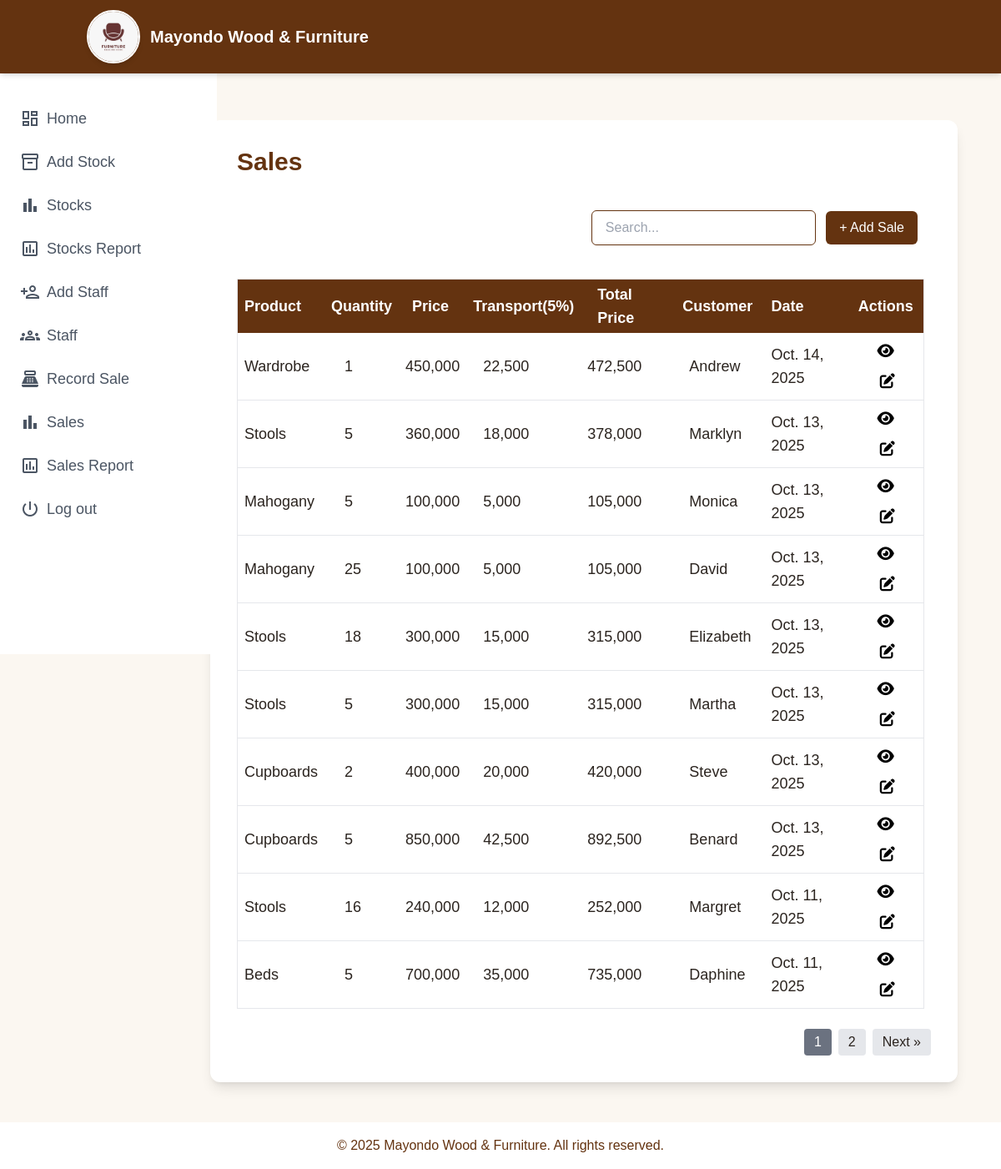
Screenshot of /sales/ (signed in) with the database file from the repository.
### mwfapp/models.py (models this page shows, shortened)
class Sale(models.Model):
    PAYMENT_CHOICES = [
        ('Cash', 'Cash'),
        ('Mobile Money', 'Mobile Money'),
        ('Cheque', 'Cheque'),
        ('Bank Transfer', 'Bank Transfer'),
    ]
    STATUS_CHOICES = [
        ('TOTAL', 'Total'),
        ('COMPLETED', 'Completed'),
        ('CANCELLED', 'Cancelled'),
    ]
    stock_item = models.ForeignKey(Stock, on_delete=models.CASCADE, related_name="sales")
    quantity_sold = models.PositiveIntegerField()
    sale_price = models.DecimalField(max_digits=10, decimal_places=0)
    customer_name = models.CharField(max_length=100)
    transport = models.DecimalField(max_digits=10, decimal_places=0, default=0)
    total_price = models.DecimalField(max_digits=10, decimal_places=0, default=0)
    date = models.DateField(default=date.today)
    payment_method = models.CharField(max_length=50, choices=PAYMENT_CHOICES, default='Cash', blank=True)
    sales_agent = models.ForeignKey(settings.AUTH_USER_MODEL, on_delete=models.CASCADE)
    status = models.CharField(max_length=20, choices=STATUS_CHOICES, default='PENDING')

class Stock(models.Model):
    name = models.CharField(max_length=100)
    type = models.CharField(max_length=50)
    quantity = models.IntegerField()
    category = models.CharField(max_length=50)
    color = models.CharField(max_length=50)
    cost_price = models.DecimalField(max_digits=10, decimal_places=0, default=0)
    selling_price = models.DecimalField(max_digits=10, decimal_places=0)
    supplier = models.CharField(max_length=100)
    date_added = models.DateField(default=timezone.now)

### mwfapp/views.py (the view)
# urls.py: path("sales/", views.salesPage, name="salesPage"),
@login_required(login_url="/login/")
def salesPage(request):
    all_sales = Sale.objects.all().order_by("-date")
    paginator = Paginator(all_sales, 10)
    page_number = request.GET.get("page")
    page_obj = paginator.get_page(page_number)
    return render(request, "sales.html", {"page_obj": page_obj})

### mwfapp/templates/sales.html (shortened to what this page needs)
{% extends "base.html" %}
{% load static %}
{% load humanize %}
{% block content %}
<div class="max-w-4xl mx-auto bg-white pl-0 rounded-xl shadow-lg p-8 mt-6">
  <h1 class="text-3xl font-bold text-[#643310] px-8 mb-6">Sales</h1>
  <div class="flex justify-end gap-3 p-4 pl-10 items-center mb-4">
    <input type="text" id="salesSearch" placeholder="Search..."
           class="border border-[#643310] rounded-md px-4 py-2 w-1/3 focus:outline-none focus:ring-2 focus:ring-[#643310] focus:border-[#643310]" />
    <a href="{% url 'recordSales' %}"
       class="bg-[#643310] text-white px-4 py-2 rounded-md hover:bg-[#4a260c] transition">
      + Add Sale
    </a>
  </div>
  <div class="overflow-x-auto ml-6 p-2 max-w-4xl">
    <table class="min-w-full px-2 p-1 border-collapse border border-gray-200">
      <thead class="bg-[#643310] text-lg font-bold text-white">
        <tr>
          <th class="px-2 py-1 text-left">Product</th>
          <th class="px-2 py-1 text-left">Quantity</th>
          <th class="px-4 py-1 text-left">Price</th>
          <th class="px-2 py-1 text-left">Transport(5%)</th>
          <th class="px-5 py-1 text-left">Total Price</th>
          <th class="px-2 py-1 text-left">Customer</th>
          <th class="px-2 py-1 text-left">Date</th>
          <th class="px-2 py-1 text-center">Actions</th>
        </tr>
      </thead>
      <tbody>
        {% for sale in page_obj %}
        <tr class="border-b text-lg hover:bg-[#f9ece5]">
          <td class="px-2 py-2">{{ sale.stock_item.name }}</td>
          <td class="px-6 py-2">{{ sale.quantity_sold }}</td>
          <td class="px-2 py-1">{{ sale.sale_price|intcomma }}</td>
          <td class="px-5 py-1">{{ sale.transport|intcomma }}</td>
          <td class="px-2 py-1">{{ sale.total_price|intcomma }}</td>
          <td class="px-4 py-1">{{ sale.customer_name }}</td>
          <td class="px-2 py-1">{{ sale.date }}</td>
          <td class="px-2 py-1 text-center space-x-1">
            <button onclick="window.location.href='{% url 'viewSales' sale.id %}'"
                    class="text-black px-2 py-1 rounded text-lg hover:bg-gray-300">
              <i class="fas fa-eye"></i>
            </button>
            <button onclick="window.location.href='{% url 'editSales' sale.id %}'"
                    class="text-black px-2 py-1 rounded text-lg hover:bg-gray-300">
              <i class="fas fa-edit"></i>
            </button>
          </td>
        </tr>
        {% empty %}
        <tr>
          <td colspan="8" class="text-center py-4">No sales records found.</td>
        </tr>
        {% endfor %}
      </tbody>
    </table>
  </div>
  <div class="flex justify-end mt-4 space-x-2">
    {% for num in page_obj.paginator.page_range %}
      {% if page_obj.number == num %}
        <span class="px-3 py-1 bg-gray-500 text-white rounded">{{ num }}</span>
      {% else %}
        <a href="?page={{ num }}" class="px-3 py-1 bg-gray-200 rounded hover:bg-gray-300">{{ num }}</a>
      {% endif %}
    {% endfor %}
    {% if page_obj.has_next %}
      <a href="?page={{ page_obj.next_page_number }}"
         class="px-3 py-1 bg-gray-200 rounded hover:bg-gray-300">Next &raquo;</a>
    {% endif %}
  </div>
</div>
{% endblock %}

### mwfapp/templates/base.html (shortened to what this page needs)
{% load static %}
<!DOCTYPE html>
<html lang="en">
<head>
    <link rel="stylesheet" href="https://cdnjs.cloudflare.com/ajax/libs/font-awesome/6.4.2/css/all.min.css" />
    <script src="https://cdn.tailwindcss.com"></script>
    <link rel="stylesheet" href="{% static 'css/dashboard.css' %}">
</head>
<body class="overflow-x-hidden" style="min-height: 100vh;">
    <nav class="bg-[#643310] shadow-md fixed top-0 left-0 w-full z-50">
  <div class="container mx-auto px-4 py-3 flex items-center justify-between">
    <div class="flex items-center">
      <img
        src="{% static 'images/31aba08d3d8042b4b39e196bc3523d95.jpg' %}"
        alt="Mayondo Logo"
        class="h-16 w-16 rounded-full border-2 border-white shadow-md object-cover mr-3"
      />
      <span class="font-bold text-xl text-white">
        Mayondo Wood & Furniture
      </span>
    </div>
  </div>
</nav>
    <div class="pt-24 flex" style="min-height: calc(100vh - 96px);">
        <aside class="w-[260px] mt-0 bg-[rgba(251,247,241,0.85)] fixed top-20 left-0 overflow-y-auto" style="height: calc(100vh - 96px);">
            <div class="bg-white text-lg space-y-2 pb-10 pt-10 shadow-lg p-4" style="min-height: 100%;">
                {% if user.role == "MANAGER" %}
                <a href="{% url 'dashboardPage' %}" class="flex items-center justify-between text-gray-600 hover:text-indigo-800 py-2 px-2 rounded transition-all duration-300 hover:translate-x-1 group">
                    <div class="flex items-center">
                        <span class="material-icons-outlined mr-2">dashboard</span> Home
                    </div>
                </a>
                <a href="{% url 'recordStocks' %}" class="flex items-center justify-between text-gray-600 hover:text-indigo-800 py-2 px-2 rounded transition-all duration-300 hover:translate-x-1 group">
                    <div class="flex items-center">
                        <span class="material-icons-outlined mr-2">inventory_2</span> Add Stock
                    </div>
                </a>
                <a href="{% url 'stocksPage' %}" class="flex items-center justify-between text-gray-600 hover:text-indigo-800 py-2 px-2 rounded transition-all duration-300 hover:translate-x-1 group">
                    <div class="flex items-center">
                        <span class="material-icons-outlined mr-2">bar_chart</span> Stocks
                    </div>
                </a>
                <a href="{% url 'stocks_report' %}" class="flex items-center justify-between text-gray-600 hover:text-indigo-800 py-2 px-2 rounded transition-all duration-300 hover:translate-x-1 group">
                    <div class="flex items-center">
                        <span class="material-icons-outlined mr-2">assessment</span> Stocks Report
                    </div>
                </a>
                <a href="{% url 'registerPage' %}" class="flex items-center justify-between text-gray-600 hover:text-indigo-800 py-2 px-2 rounded transition-all duration-300 hover:translate-x-1 group">
                    <div class="flex items-center">
                        <span class="material-icons-outlined mr-2">person_add</span> Add Staff
                    </div>
                </a>
                <a href="{% url 'usersPage' %}" class="flex items-center justify-between text-gray-600 hover:text-indigo-800 py-2 px-2 rounded transition-all duration-300 hover:translate-x-1 group">
                    <div class="flex items-center">
                        <span class="material-icons-outlined mr-2">groups</span> Staff
                    </div>
                </a>
                {% endif %}
                <a href="{% url 'recordSales' %}" class="flex items-center justify-between text-gray-600 hover:text-indigo-800 py-2 px-2 rounded transition-all duration-300 hover:translate-x-1 group">
                    <div class="flex items-center">
                        <span class="material-icons-outlined mr-2">point_of_sale</span> Record Sale
                    </div>
                </a>
                <a href="{% url 'salesPage' %}" class="flex items-center justify-between text-gray-600 hover:text-indigo-800 py-2 px-2 rounded transition-all duration-300 hover:translate-x-1 group">
                    <div class="flex items-center">
                        <span class="material-icons-outlined mr-2">bar_chart</span> Sales
                    </div>
                </a>
                <a href="{% url 'sales_report' %}" class="flex items-center justify-between text-gray-600 hover:text-indigo-800 py-2 px-2 rounded transition-all duration-300 hover:translate-x-1 group">
                    <div class="flex items-center">
                        <span class="material-icons-outlined mr-2">assessment</span> Sales Report
                    </div>
                </a>
                <a href="{% url 'logoutPage' %}" class="flex items-center justify-between text-gray-600 hover:text-indigo-800 py-2 px-2 rounded transition-all duration-300 hover:translate-x-1 group">
                    <div class="flex items-center">
                        <span class="material-icons-outlined mr-2">power_settings_new</span> Log out
                    </div>
                </a>
            </div>
        </aside>
        <main class="flex-1 ml-[200px] p-6 bg-[var(--cream)]" style="min-height: calc(100vh - 96px);">
            {% block content %}{% endblock %}
        </main>
    </div>
    <footer class="bg-white text-[#643310] text-center py-4 mt-6">
        <p>&copy; {% now "Y" %} Mayondo Wood & Furniture. All rights reserved.</p>
    </footer>
</body>
</html>

### mwfapp/static/css/dashboard.css (style rules this page uses)
:root { --bg: #0f0f0f; --ink: #222222; --cream: #fbf7f1; --tan: #ead9c4; --walnut: #6b4f3b; --mahogany: #ebc6ad; --charcoal: #1e1e1e; --gold: #c7a564; --muted: #777; --radius: 18px; --shadow: 0 10px 30px rgba(0, 0, 0, 0.15); --header-height: 4rem; --sidebar-width: 240px; }
body { font-family: Poppins, sans-serif; background-color: var(--cream); color: #2b241f; }

### rows the page displays
Sale: stock_item.name "Wardrobe", quantity_sold "1", sale_price "450,000", transport "22,500", total_price "472,500", customer_name "Andrew", date "Oct. 14, 2025"
Sale: stock_item.name "Stools", quantity_sold "5", sale_price "360,000", transport "18,000", total_price "378,000", customer_name "Marklyn", date "Oct. 13, 2025"
Sale: stock_item.name "Mahogany", quantity_sold "5", sale_price "100,000", transport "5,000", total_price "105,000", customer_name "Monica", date "Oct. 13, 2025"
Sale: stock_item.name "Mahogany", quantity_sold "25", sale_price "100,000", transport "5,000", total_price "105,000", customer_name "David", date "Oct. 13, 2025"
Sale: stock_item.name "Stools", quantity_sold "18", sale_price "300,000", transport "15,000", total_price "315,000", customer_name "Elizabeth", date "Oct. 13, 2025"
Sale: stock_item.name "Stools", quantity_sold "5", sale_price "300,000", transport "15,000", total_price "315,000", customer_name "Martha", date "Oct. 13, 2025"
Sale: stock_item.name "Cupboards", quantity_sold "2", sale_price "400,000", transport "20,000", total_price "420,000", customer_name "Steve", date "Oct. 13, 2025"
Sale: stock_item.name "Cupboards", quantity_sold "5", sale_price "850,000", transport "42,500", total_price "892,500", customer_name "Benard", date "Oct. 13, 2025"
Sale: stock_item.name "Stools", quantity_sold "16", sale_price "240,000", transport "12,000", total_price "252,000", customer_name "Margret", date "Oct. 11, 2025"
Sale: stock_item.name "Beds", quantity_sold "5", sale_price "700,000", transport "35,000", total_price "735,000", customer_name "Daphine", date "Oct. 11, 2025"

### other values shown
{{ num }} "1"
{{ num }} "2"
